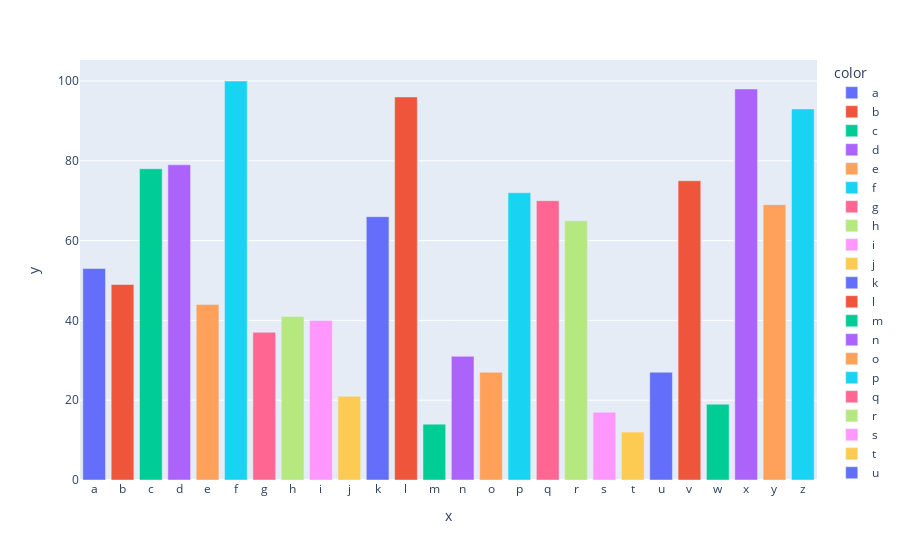

The notebook cell this image was saved under:
### Code cell
px.bar(x=letras,y=num, color=letras)

### Figure 1 — Plotly figure (JSON) as saved in the notebook; plotly's stock layout.template omitted (floating-point values rounded to 4 significant figures)
{"data": [{"alignmentgroup": "True", "hovertemplate": "color=a<br>x=%{x}<br>y=%{y}<extra></extra>", "legendgroup": "a", "marker": {"color": "#636efa", "pattern": {"shape": ""}}, "name": "a", "offsetgroup": "a", "orientation": "v", "showlegend": true, "textposition": "auto", "type": "bar", "x": ["a"], "xaxis": "x", "y": [53], "yaxis": "y"}, {"alignmentgroup": "True", "hovertemplate": "color=b<br>x=%{x}<br>y=%{y}<extra></extra>", "legendgroup": "b", "marker": {"color": "#EF553B", "pattern": {"shape": ""}}, "name": "b", "offsetgroup": "b", "orientation": "v", "showlegend": true, "textposition": "auto", "type": "bar", "x": ["b"], "xaxis": "x", "y": [49], "yaxis": "y"}, {"alignmentgroup": "True", "hovertemplate": "color=c<br>x=%{x}<br>y=%{y}<extra></extra>", "legendgroup": "c", "marker": {"color": "#00cc96", "pattern": {"shape": ""}}, "name": "c", "offsetgroup": "c", "orientation": "v", "showlegend": true, "textposition": "auto", "type": "bar", "x": ["c"], "xaxis": "x", "y": [78], "yaxis": "y"}, {"alignmentgroup": "True", "hovertemplate": "color=d<br>x=%{x}<br>y=%{y}<extra></extra>", "legendgroup": "d", "marker": {"color": "#ab63fa", "pattern": {"shape": ""}}, "name": "d", "offsetgroup": "d", "orientation": "v", "showlegend": true, "textposition": "auto", "type": "bar", "x": ["d"], "xaxis": "x", "y": [79], "yaxis": "y"}, {"alignmentgroup": "True", "hovertemplate": "color=e<br>x=%{x}<br>y=%{y}<extra></extra>", "legendgroup": "e", "marker": {"color": "#FFA15A", "pattern": {"shape": ""}}, "name": "e", "offsetgroup": "e", "orientation": "v", "showlegend": true, "textposition": "auto", "type": "bar", "x": ["e"], "xaxis": "x", "y": [44], "yaxis": "y"}, {"alignmentgroup": "True", "hovertemplate": "color=f<br>x=%{x}<br>y=%{y}<extra></extra>", "legendgroup": "f", "marker": {"color": "#19d3f3", "pattern": {"shape": ""}}, "name": "f", "offsetgroup": "f", "orientation": "v", "showlegend": true, "textposition": "auto", "type": "bar", "x": ["f"], "xaxis": "x", "y": [100], "yaxis": "y"}, {"alignmentgroup": "True", "hovertemplate": "color=g<br>x=%{x}<br>y=%{y}<extra></extra>", "legendgroup": "g", "marker": {"color": "#FF6692", "pattern": {"shape": ""}}, "name": "g", "offsetgroup": "g", "orientation": "v", "showlegend": true, "textposition": "auto", "type": "bar", "x": ["g"], "xaxis": "x", "y": [37], "yaxis": "y"}, {"alignmentgroup": "True", "hovertemplate": "color=h<br>x=%{x}<br>y=%{y}<extra></extra>", "legendgroup": "h", "marker": {"color": "#B6E880", "pattern": {"shape": ""}}, "name": "h", "offsetgroup": "h", "orientation": "v", "showlegend": true, "textposition": "auto", "type": "bar", "x": ["h"], "xaxis": "x", "y": [41], "yaxis": "y"}, {"alignmentgroup": "True", "hovertemplate": "color=i<br>x=%{x}<br>y=%{y}<extra></extra>", "legendgroup": "i", "marker": {"color": "#FF97FF", "pattern": {"shape": ""}}, "name": "i", "offsetgroup": "i", "orientation": "v", "showlegend": true, "textposition": "auto", "type": "bar", "x": ["i"], "xaxis": "x", "y": [40], "yaxis": "y"}, {"alignmentgroup": "True", "hovertemplate": "color=j<br>x=%{x}<br>y=%{y}<extra></extra>", "legendgroup": "j", "marker": {"color": "#FECB52", "pattern": {"shape": ""}}, "name": "j", "offsetgroup": "j", "orientation": "v", "showlegend": true, "textposition": "auto", "type": "bar", "x": ["j"], "xaxis": "x", "y": [21], "yaxis": "y"}, {"alignmentgroup": "True", "hovertemplate": "color=k<br>x=%{x}<br>y=%{y}<extra></extra>", "legendgroup": "k", "marker": {"color": "#636efa", "pattern": {"shape": ""}}, "name": "k", "offsetgroup": "k", "orientation": "v", "showlegend": true, "textposition": "auto", "type": "bar", "x": ["k"], "xaxis": "x", "y": [66], "yaxis": "y"}, {"alignmentgroup": "True", "hovertemplate": "color=l<br>x=%{x}<br>y=%{y}<extra></extra>", "legendgroup": "l", "marker": {"color": "#EF553B", "pattern": {"shape": ""}}, "name": "l", "offsetgroup": "l", "orientation": "v", "showlegend": true, "textposition": "auto", "type": "bar", "x": ["l"], "xaxis": "x", "y": [96], "yaxis": "y"}, {"alignmentgroup": "True", "hovertemplate": "color=m<br>x=%{x}<br>y=%{y}<extra></extra>", "legendgroup": "m", "marker": {"color": "#00cc96", "pattern": {"shape": ""}}, "name": "m", "offsetgroup": "m", "orientation": "v", "showlegend": true, "textposition": "auto", "type": "bar", "x": ["m"], "xaxis": "x", "y": [14], "yaxis": "y"}, {"alignmentgroup": "True", "hovertemplate": "color=n<br>x=%{x}<br>y=%{y}<extra></extra>", "legendgroup": "n", "marker": {"color": "#ab63fa", "pattern": {"shape": ""}}, "name": "n", "offsetgroup": "n", "orientation": "v", "showlegend": true, "textposition": "auto", "type": "bar", "x": ["n"], "xaxis": "x", "y": [31], "yaxis": "y"}, {"alignmentgroup": "True", "hovertemplate": "color=o<br>x=%{x}<br>y=%{y}<extra></extra>", "legendgroup": "o", "marker": {"color": "#FFA15A", "pattern": {"shape": ""}}, "name": "o", "offsetgroup": "o", "orientation": "v", "showlegend": true, "textposition": "auto", "type": "bar", "x": ["o"], "xaxis": "x", "y": [27], "yaxis": "y"}, {"alignmentgroup": "True", "hovertemplate": "color=p<br>x=%{x}<br>y=%{y}<extra></extra>", "legendgroup": "p", "marker": {"color": "#19d3f3", "pattern": {"shape": ""}}, "name": "p", "offsetgroup": "p", "orientation": "v", "showlegend": true, "textposition": "auto", "type": "bar", "x": ["p"], "xaxis": "x", "y": [72], "yaxis": "y"}, {"alignmentgroup": "True", "hovertemplate": "color=q<br>x=%{x}<br>y=%{y}<extra></extra>", "legendgroup": "q", "marker": {"color": "#FF6692", "pattern": {"shape": ""}}, "name": "q", "offsetgroup": "q", "orientation": "v", "showlegend": true, "textposition": "auto", "type": "bar", "x": ["q"], "xaxis": "x", "y": [70], "yaxis": "y"}, {"alignmentgroup": "True", "hovertemplate": "color=r<br>x=%{x}<br>y=%{y}<extra></extra>", "legendgroup": "r", "marker": {"color": "#B6E880", "pattern": {"shape": ""}}, "name": "r", "offsetgroup": "r", "orientation": "v", "showlegend": true, "textposition": "auto", "type": "bar", "x": ["r"], "xaxis": "x", "y": [65], "yaxis": "y"}, {"alignmentgroup": "True", "hovertemplate": "color=s<br>x=%{x}<br>y=%{y}<extra></extra>", "legendgroup": "s", "marker": {"color": "#FF97FF", "pattern": {"shape": ""}}, "name": "s", "offsetgroup": "s", "orientation": "v", "showlegend": true, "textposition": "auto", "type": "bar", "x": ["s"], "xaxis": "x", "y": [17], "yaxis": "y"}, {"alignmentgroup": "True", "hovertemplate": "color=t<br>x=%{x}<br>y=%{y}<extra></extra>", "legendgroup": "t", "marker": {"color": "#FECB52", "pattern": {"shape": ""}}, "name": "t", "offsetgroup": "t", "orientation": "v", "showlegend": true, "textposition": "auto", "type": "bar", "x": ["t"], "xaxis": "x", "y": [12], "yaxis": "y"}, {"alignmentgroup": "True", "hovertemplate": "color=u<br>x=%{x}<br>y=%{y}<extra></extra>", "legendgroup": "u", "marker": {"color": "#636efa", "pattern": {"shape": ""}}, "name": "u", "offsetgroup": "u", "orientation": "v", "showlegend": true, "textposition": "auto", "type": "bar", "x": ["u"], "xaxis": "x", "y": [27], "yaxis": "y"}, {"alignmentgroup": "True", "hovertemplate": "color=v<br>x=%{x}<br>y=%{y}<extra></extra>", "legendgroup": "v", "marker": {"color": "#EF553B", "pattern": {"shape": ""}}, "name": "v", "offsetgroup": "v", "orientation": "v", "showlegend": true, "textposition": "auto", "type": "bar", "x": ["v"], "xaxis": "x", "y": [75], "yaxis": "y"}, {"alignmentgroup": "True", "hovertemplate": "color=w<br>x=%{x}<br>y=%{y}<extra></extra>", "legendgroup": "w", "marker": {"color": "#00cc96", "pattern": {"shape": ""}}, "name": "w", "offsetgroup": "w", "orientation": "v", "showlegend": true, "textposition": "auto", "type": "bar", "x": ["w"], "xaxis": "x", "y": [19], "yaxis": "y"}, {"alignmentgroup": "True", "hovertemplate": "color=x<br>x=%{x}<br>y=%{y}<extra></extra>", "legendgroup": "x", "marker": {"color": "#ab63fa", "pattern": {"shape": ""}}, "name": "x", "offsetgroup": "x", "orientation": "v", "showlegend": true, "textposition": "auto", "type": "bar", "x": ["x"], "xaxis": "x", "y": [98], "yaxis": "y"}, {"alignmentgroup": "True", "hovertemplate": "color=y<br>x=%{x}<br>y=%{y}<extra></extra>", "legendgroup": "y", "marker": {"color": "#FFA15A", "pattern": {"shape": ""}}, "name": "y", "offsetgroup": "y", "orientation": "v", "showlegend": true, "textposition": "auto", "type": "bar", "x": ["y"], "xaxis": "x", "y": [69], "yaxis": "y"}, {"alignmentgroup": "True", "hovertemplate": "color=z<br>x=%{x}<br>y=%{y}<extra></extra>", "legendgroup": "z", "marker": {"color": "#19d3f3", "pattern": {"shape": ""}}, "name": "z", "offsetgroup": "z", "orientation": "v", "showlegend": true, "textposition": "auto", "type": "bar", "x": ["z"], "xaxis": "x", "y": [93], "yaxis": "y"}], "layout": {"barmode": "relative", "legend": {"title": {"text": "color"}, "tracegroupgap": 0}, "margin": {"t": 60}, "xaxis": {"anchor": "y", "domain": [0, 1], "title": {"text": "x"}}, "yaxis": {"anchor": "x", "domain": [0, 1], "title": {"text": "y"}}}}
